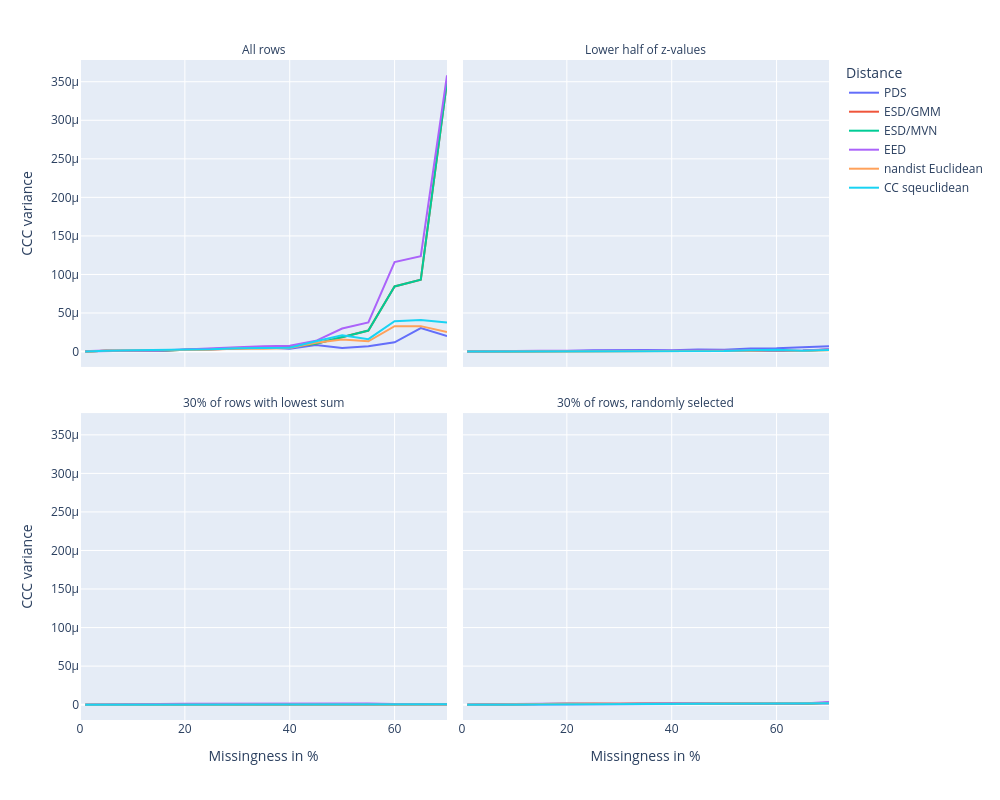

The cell this chart's notebook holds for it:
### Code cell
# CCC variance
fig = px.line(
    condensed_df,
    x="Missingness in %",
    y="CCC variance",
    color="Distance",
    facet_col="Scenario",
    facet_col_wrap=2,
    title=""
)
fig.update_layout(**LINEPLOT_SIZE)
fig.for_each_annotation(lambda a: a.update(text=SCENARIO_LABELS[a.text.split("=")[-1]]))
fig.for_each_trace(lambda a: a.update(name=DISTLABELS[a.name]))
fig.show()

### Figure 1 — Plotly figure (JSON) as saved in the notebook; plotly's stock layout.template omitted (floating-point values rounded to 4 significant figures)
{"data": [{"hovertemplate": "Distance=dixon_pds_sqeuclidean<br>Scenario=uniform_everywhere<br>Missingness in %=%{x}<br>CCC variance=%{y}<extra></extra>", "legendgroup": "dixon_pds_sqeuclidean", "line": {"color": "#636efa", "dash": "solid"}, "marker": {"symbol": "circle"}, "mode": "lines", "name": "PDS", "orientation": "v", "showlegend": true, "type": "scatter", "x": [0, 1, 2, 5, 10, 15, 20, 25, 30, 35, 40, 45, 50, 55, 60, 65, 70], "xaxis": "x3", "y": [NaN, 4.205e-08, 1.951e-07, 7.014e-07, 1.208e-06, 1.371e-06, 2.221e-06, 2.707e-06, 4.172e-06, 5.475e-06, 3.75e-06, 8.5e-06, 4.729e-06, 6.767e-06, 1.205e-05, 3.043e-05, 2.005e-05], "yaxis": "y3"}, {"hovertemplate": "Distance=dixon_pds_sqeuclidean<br>Scenario=uniform_halflowestscalars<br>Missingness in %=%{x}<br>CCC variance=%{y}<extra></extra>", "legendgroup": "dixon_pds_sqeuclidean", "line": {"color": "#636efa", "dash": "solid"}, "marker": {"symbol": "circle"}, "mode": "lines", "name": "PDS", "orientation": "v", "showlegend": false, "type": "scatter", "x": [0, 1, 2, 5, 10, 15, 20, 25, 30, 35, 40, 45, 50, 55, 60, 65, 70], "xaxis": "x4", "y": [NaN, 1.122e-08, 3.18e-08, 8.504e-08, 2.761e-07, 2.833e-07, 6.041e-07, 1.563e-06, 2.011e-06, 1.934e-06, 1.638e-06, 2.834e-06, 2.432e-06, 4.093e-06, 4.38e-06, 5.937e-06, 6.849e-06], "yaxis": "y4"}, {"hovertemplate": "Distance=dixon_pds_sqeuclidean<br>Scenario=uniform_lowestrowsumsonly<br>Missingness in %=%{x}<br>CCC variance=%{y}<extra></extra>", "legendgroup": "dixon_pds_sqeuclidean", "line": {"color": "#636efa", "dash": "solid"}, "marker": {"symbol": "circle"}, "mode": "lines", "name": "PDS", "orientation": "v", "showlegend": false, "type": "scatter", "x": [0, 1, 2, 5, 10, 15, 20, 25, 30, 35, 40, 45, 50, 55, 60, 65, 70], "xaxis": "x", "y": [NaN, 1.455e-08, 2.826e-08, 1.543e-07, 1.969e-07, 3.31e-07, 4.368e-07, 2.626e-07, 4.659e-07, 3.525e-07, 3.455e-07, 4.588e-07, 4.764e-07, 3.133e-07, 4.139e-07, 2.23e-07, 2.889e-07], "yaxis": "y"}, {"hovertemplate": "Distance=dixon_pds_sqeuclidean<br>Scenario=uniform_randomrows<br>Missingness in %=%{x}<br>CCC variance=%{y}<extra></extra>", "legendgroup": "dixon_pds_sqeuclidean", "line": {"color": "#636efa", "dash": "solid"}, "marker": {"symbol": "circle"}, "mode": "lines", "name": "PDS", "orientation": "v", "showlegend": false, "type": "scatter", "x": [0, 1, 2, 5, 10, 15, 20, 25, 30, 35, 40, 45, 50, 55, 60, 65, 70], "xaxis": "x2", "y": [NaN, 1.47e-08, 3.184e-08, 7.349e-08, 1.706e-07, 3.747e-07, 7.135e-07, 7.702e-07, 7.437e-07, 8.991e-07, 7.361e-07, 5.726e-07, 1.371e-06, 1.26e-06, 1.342e-06, 9.066e-07, 1.61e-06], "yaxis": "y2"}, {"hovertemplate": "Distance=eirola_esd_gmm<br>Scenario=uniform_everywhere<br>Missingness in %=%{x}<br>CCC variance=%{y}<extra></extra>", "legendgroup": "eirola_esd_gmm", "line": {"color": "#EF553B", "dash": "solid"}, "marker": {"symbol": "circle"}, "mode": "lines", "name": "ESD/GMM", "orientation": "v", "showlegend": true, "type": "scatter", "x": [0, 1, 2, 5, 10, 15, 20, 25, 30, 35, 40, 45, 50, 55, 60, 65, 70], "xaxis": "x3", "y": [NaN, 3.734e-08, 4.568e-07, 9.296e-07, 8.539e-07, 8.633e-07, 2.307e-06, 3.143e-06, 4.386e-06, 5.296e-06, 5.783e-06, 1.017e-05, 1.87e-05, 2.725e-05, 8.443e-05, 9.33e-05, 0.0003503], "yaxis": "y3"}, {"hovertemplate": "Distance=eirola_esd_gmm<br>Scenario=uniform_halflowestscalars<br>Missingness in %=%{x}<br>CCC variance=%{y}<extra></extra>", "legendgroup": "eirola_esd_gmm", "line": {"color": "#EF553B", "dash": "solid"}, "marker": {"symbol": "circle"}, "mode": "lines", "name": "ESD/GMM", "orientation": "v", "showlegend": false, "type": "scatter", "x": [0, 1, 2, 5, 10, 15, 20, 25, 30, 35, 40, 45, 50, 55, 60, 65, 70], "xaxis": "x4", "y": [NaN, 1.172e-08, 2.273e-08, 1.579e-07, 5.911e-07, 6.492e-07, 8.54e-07, 6.539e-07, 9.522e-07, 7.516e-07, 1.016e-06, 7.554e-07, 8.396e-07, 1.21e-06, 1.136e-06, 1.105e-06, 2.66e-06], "yaxis": "y4"}, {"hovertemplate": "Distance=eirola_esd_gmm<br>Scenario=uniform_lowestrowsumsonly<br>Missingness in %=%{x}<br>CCC variance=%{y}<extra></extra>", "legendgroup": "eirola_esd_gmm", "line": {"color": "#EF553B", "dash": "solid"}, "marker": {"symbol": "circle"}, "mode": "lines", "name": "ESD/GMM", "orientation": "v", "showlegend": false, "type": "scatter", "x": [0, 1, 2, 5, 10, 15, 20, 25, 30, 35, 40, 45, 50, 55, 60, 65, 70], "xaxis": "x", "y": [NaN, 1.397e-08, 2.811e-08, 2.25e-07, 1.569e-07, 5.519e-07, 8.663e-07, 9.21e-07, 9.341e-07, 1.054e-06, 9.118e-07, 8.929e-07, 1.214e-06, 1.108e-06, 7.918e-07, 9.546e-07, 6.077e-07], "yaxis": "y"}, {"hovertemplate": "Distance=eirola_esd_gmm<br>Scenario=uniform_randomrows<br>Missingness in %=%{x}<br>CCC variance=%{y}<extra></extra>", "legendgroup": "eirola_esd_gmm", "line": {"color": "#EF553B", "dash": "solid"}, "marker": {"symbol": "circle"}, "mode": "lines", "name": "ESD/GMM", "orientation": "v", "showlegend": false, "type": "scatter", "x": [0, 1, 2, 5, 10, 15, 20, 25, 30, 35, 40, 45, 50, 55, 60, 65, 70], "xaxis": "x2", "y": [NaN, 1.178e-08, 2.021e-08, 1.183e-07, 5.593e-07, 7.213e-07, 1.082e-06, 8.003e-07, 9.93e-07, 1.386e-06, 1.331e-06, 9.868e-07, 1.043e-06, 1.313e-06, 1.31e-06, 1.171e-06, 2.557e-06], "yaxis": "y2"}, {"hovertemplate": "Distance=eirola_esd_mvn<br>Scenario=uniform_everywhere<br>Missingness in %=%{x}<br>CCC variance=%{y}<extra></extra>", "legendgroup": "eirola_esd_mvn", "line": {"color": "#00cc96", "dash": "solid"}, "marker": {"symbol": "circle"}, "mode": "lines", "name": "ESD/MVN", "orientation": "v", "showlegend": true, "type": "scatter", "x": [0, 1, 2, 5, 10, 15, 20, 25, 30, 35, 40, 45, 50, 55, 60, 65, 70], "xaxis": "x3", "y": [NaN, 3.734e-08, 4.568e-07, 9.296e-07, 8.539e-07, 8.633e-07, 2.307e-06, 3.143e-06, 4.386e-06, 5.296e-06, 5.783e-06, 1.017e-05, 1.87e-05, 2.725e-05, 8.443e-05, 9.33e-05, 0.0003503], "yaxis": "y3"}, {"hovertemplate": "Distance=eirola_esd_mvn<br>Scenario=uniform_halflowestscalars<br>Missingness in %=%{x}<br>CCC variance=%{y}<extra></extra>", "legendgroup": "eirola_esd_mvn", "line": {"color": "#00cc96", "dash": "solid"}, "marker": {"symbol": "circle"}, "mode": "lines", "name": "ESD/MVN", "orientation": "v", "showlegend": false, "type": "scatter", "x": [0, 1, 2, 5, 10, 15, 20, 25, 30, 35, 40, 45, 50, 55, 60, 65, 70], "xaxis": "x4", "y": [NaN, 1.172e-08, 2.273e-08, 1.579e-07, 5.911e-07, 6.492e-07, 8.54e-07, 6.539e-07, 9.522e-07, 7.516e-07, 1.016e-06, 7.554e-07, 8.396e-07, 1.21e-06, 1.136e-06, 1.105e-06, 2.66e-06], "yaxis": "y4"}, {"hovertemplate": "Distance=eirola_esd_mvn<br>Scenario=uniform_lowestrowsumsonly<br>Missingness in %=%{x}<br>CCC variance=%{y}<extra></extra>", "legendgroup": "eirola_esd_mvn", "line": {"color": "#00cc96", "dash": "solid"}, "marker": {"symbol": "circle"}, "mode": "lines", "name": "ESD/MVN", "orientation": "v", "showlegend": false, "type": "scatter", "x": [0, 1, 2, 5, 10, 15, 20, 25, 30, 35, 40, 45, 50, 55, 60, 65, 70], "xaxis": "x", "y": [NaN, 1.397e-08, 2.811e-08, 2.25e-07, 1.569e-07, 5.519e-07, 8.663e-07, 9.21e-07, 9.341e-07, 1.054e-06, 9.118e-07, 8.929e-07, 1.214e-06, 1.108e-06, 7.918e-07, 9.546e-07, 6.077e-07], "yaxis": "y"}, {"hovertemplate": "Distance=eirola_esd_mvn<br>Scenario=uniform_randomrows<br>Missingness in %=%{x}<br>CCC variance=%{y}<extra></extra>", "legendgroup": "eirola_esd_mvn", "line": {"color": "#00cc96", "dash": "solid"}, "marker": {"symbol": "circle"}, "mode": "lines", "name": "ESD/MVN", "orientation": "v", "showlegend": false, "type": "scatter", "x": [0, 1, 2, 5, 10, 15, 20, 25, 30, 35, 40, 45, 50, 55, 60, 65, 70], "xaxis": "x2", "y": [NaN, 1.178e-08, 2.021e-08, 1.183e-07, 5.593e-07, 7.213e-07, 1.082e-06, 8.003e-07, 9.93e-07, 1.386e-06, 1.331e-06, 9.868e-07, 1.043e-06, 1.313e-06, 1.31e-06, 1.171e-06, 2.557e-06], "yaxis": "y2"}, {"hovertemplate": "Distance=mesquita_eed<br>Scenario=uniform_everywhere<br>Missingness in %=%{x}<br>CCC variance=%{y}<extra></extra>", "legendgroup": "mesquita_eed", "line": {"color": "#ab63fa", "dash": "solid"}, "marker": {"symbol": "circle"}, "mode": "lines", "name": "EED", "orientation": "v", "showlegend": true, "type": "scatter", "x": [0, 1, 2, 5, 10, 15, 20, 25, 30, 35, 40, 45, 50, 55, 60, 65, 70], "xaxis": "x3", "y": [NaN, 3.175e-08, 6.777e-07, 1.52e-06, 1.151e-06, 1.078e-06, 2.762e-06, 3.795e-06, 5.628e-06, 6.866e-06, 7.568e-06, 1.397e-05, 2.991e-05, 3.781e-05, 0.0001161, 0.0001238, 0.0003583], "yaxis": "y3"}, {"hovertemplate": "Distance=mesquita_eed<br>Scenario=uniform_halflowestscalars<br>Missingness in %=%{x}<br>CCC variance=%{y}<extra></extra>", "legendgroup": "mesquita_eed", "line": {"color": "#ab63fa", "dash": "solid"}, "marker": {"symbol": "circle"}, "mode": "lines", "name": "EED", "orientation": "v", "showlegend": false, "type": "scatter", "x": [0, 1, 2, 5, 10, 15, 20, 25, 30, 35, 40, 45, 50, 55, 60, 65, 70], "xaxis": "x4", "y": [NaN, 8.611e-09, 1.902e-08, 1.941e-07, 8.708e-07, 1.058e-06, 1.295e-06, 9.782e-07, 1.193e-06, 9.533e-07, 1.058e-06, 1.033e-06, 1.036e-06, 1.252e-06, 1.31e-06, 1.481e-06, 2.887e-06], "yaxis": "y4"}, {"hovertemplate": "Distance=mesquita_eed<br>Scenario=uniform_lowestrowsumsonly<br>Missingness in %=%{x}<br>CCC variance=%{y}<extra></extra>", "legendgroup": "mesquita_eed", "line": {"color": "#ab63fa", "dash": "solid"}, "marker": {"symbol": "circle"}, "mode": "lines", "name": "EED", "orientation": "v", "showlegend": false, "type": "scatter", "x": [0, 1, 2, 5, 10, 15, 20, 25, 30, 35, 40, 45, 50, 55, 60, 65, 70], "xaxis": "x", "y": [NaN, 1.119e-08, 2.008e-08, 3.423e-07, 1.856e-07, 8.279e-07, 1.239e-06, 1.403e-06, 1.272e-06, 1.465e-06, 1.389e-06, 1.227e-06, 1.718e-06, 1.472e-06, 9.696e-07, 1.187e-06, 6.742e-07], "yaxis": "y"}, {"hovertemplate": "Distance=mesquita_eed<br>Scenario=uniform_randomrows<br>Missingness in %=%{x}<br>CCC variance=%{y}<extra></extra>", "legendgroup": "mesquita_eed", "line": {"color": "#ab63fa", "dash": "solid"}, "marker": {"symbol": "circle"}, "mode": "lines", "name": "EED", "orientation": "v", "showlegend": false, "type": "scatter", "x": [0, 1, 2, 5, 10, 15, 20, 25, 30, 35, 40, 45, 50, 55, 60, 65, 70], "xaxis": "x2", "y": [NaN, 9.423e-09, 1.567e-08, 1.686e-07, 9.286e-07, 1.142e-06, 1.679e-06, 1.374e-06, 1.551e-06, 2.069e-06, 1.981e-06, 1.524e-06, 1.497e-06, 1.937e-06, 1.688e-06, 1.583e-06, 3.296e-06], "yaxis": "y2"}, {"hovertemplate": "Distance=nandist_euclidean<br>Scenario=uniform_everywhere<br>Missingness in %=%{x}<br>CCC variance=%{y}<extra></extra>", "legendgroup": "nandist_euclidean", "line": {"color": "#FFA15A", "dash": "solid"}, "marker": {"symbol": "circle"}, "mode": "lines", "name": "nandist Euclidean", "orientation": "v", "showlegend": true, "type": "scatter", "x": [0, 1, 2, 5, 10, 15, 20, 25, 30, 35, 40, 45, 50, 55, 60, 65, 70], "xaxis": "x3", "y": [NaN, 5.878e-08, 1.056e-07, 1.326e-06, 1.838e-06, 2.08e-06, 2.304e-06, 2.453e-06, 4.051e-06, 3.8e-06, 4.585e-06, 1.148e-05, 1.563e-05, 1.327e-05, 3.295e-05, 3.297e-05, 2.54e-05], "yaxis": "y3"}, {"hovertemplate": "Distance=nandist_euclidean<br>Scenario=uniform_halflowestscalars<br>Missingness in %=%{x}<br>CCC variance=%{y}<extra></extra>", "legendgroup": "nandist_euclidean", "line": {"color": "#FFA15A", "dash": "solid"}, "marker": {"symbol": "circle"}, "mode": "lines", "name": "nandist Euclidean", "orientation": "v", "showlegend": false, "type": "scatter", "x": [0, 1, 2, 5, 10, 15, 20, 25, 30, 35, 40, 45, 50, 55, 60, 65, 70], "xaxis": "x4", "y": [NaN, 1.394e-08, 2.619e-08, 2.158e-07, 4.853e-07, 3.046e-07, 5.457e-07, 6.245e-07, 3.93e-07, 8.315e-07, 8.897e-07, 6.034e-07, 7.337e-07, 1.156e-06, 1.871e-06, 7.086e-07, 1.648e-06], "yaxis": "y4"}, {"hovertemplate": "Distance=nandist_euclidean<br>Scenario=uniform_lowestrowsumsonly<br>Missingness in %=%{x}<br>CCC variance=%{y}<extra></extra>", "legendgroup": "nandist_euclidean", "line": {"color": "#FFA15A", "dash": "solid"}, "marker": {"symbol": "circle"}, "mode": "lines", "name": "nandist Euclidean", "orientation": "v", "showlegend": false, "type": "scatter", "x": [0, 1, 2, 5, 10, 15, 20, 25, 30, 35, 40, 45, 50, 55, 60, 65, 70], "xaxis": "x", "y": [NaN, 1.67e-08, 3.231e-08, 8.619e-08, 1.864e-07, 5.045e-07, 4.845e-07, 4.854e-07, 3.693e-07, 5.203e-07, 3.524e-07, 5.325e-07, 3.716e-07, 2.937e-07, 4.266e-07, 1.873e-07, 3.028e-07], "yaxis": "y"}, {"hovertemplate": "Distance=nandist_euclidean<br>Scenario=uniform_randomrows<br>Missingness in %=%{x}<br>CCC variance=%{y}<extra></extra>", "legendgroup": "nandist_euclidean", "line": {"color": "#FFA15A", "dash": "solid"}, "marker": {"symbol": "circle"}, "mode": "lines", "name": "nandist Euclidean", "orientation": "v", "showlegend": false, "type": "scatter", "x": [0, 1, 2, 5, 10, 15, 20, 25, 30, 35, 40, 45, 50, 55, 60, 65, 70], "xaxis": "x2", "y": [NaN, 1.264e-08, 2.555e-08, 1.893e-07, 2.137e-07, 5.95e-07, 1.12e-06, 1.471e-06, 1.266e-06, 1.427e-06, 1.671e-06, 1.128e-06, 1.652e-06, 1.734e-06, 1.676e-06, 1.409e-06, 1.884e-06], "yaxis": "y2"}, {"hovertemplate": "Distance=sqeuclidean<br>Scenario=uniform_everywhere<br>Missingness in %=%{x}<br>CCC variance=%{y}<extra></extra>", "legendgroup": "sqeuclidean", "line": {"color": "#19d3f3", "dash": "solid"}, "marker": {"symbol": "circle"}, "mode": "lines", "name": "CC sqeuclidean", "orientation": "v", "showlegend": true, "type": "scatter", "x": [0, 1, 2, 5, 10, 15, 20, 25, 30, 35, 40, 45, 50, 55, 60, 65, 70], "xaxis": "x3", "y": [NaN, 7.477e-08, 1.365e-07, 9.671e-07, 1.738e-06, 1.793e-06, 2.555e-06, 2.86e-06, 4.421e-06, 4.754e-06, 4.912e-06, 1.328e-05, 2.101e-05, 1.604e-05, 3.937e-05, 4.093e-05, 3.777e-05], "yaxis": "y3"}, {"hovertemplate": "Distance=sqeuclidean<br>Scenario=uniform_halflowestscalars<br>Missingness in %=%{x}<br>CCC variance=%{y}<extra></extra>", "legendgroup": "sqeuclidean", "line": {"color": "#19d3f3", "dash": "solid"}, "marker": {"symbol": "circle"}, "mode": "lines", "name": "CC sqeuclidean", "orientation": "v", "showlegend": false, "type": "scatter", "x": [0, 1, 2, 5, 10, 15, 20, 25, 30, 35, 40, 45, 50, 55, 60, 65, 70], "xaxis": "x4", "y": [NaN, 1.956e-08, 3.284e-08, 1.945e-07, 4.052e-07, 3.095e-07, 5.349e-07, 5.406e-07, 5.409e-07, 8.78e-07, 9.098e-07, 6.614e-07, 8.101e-07, 1.755e-06, 2.271e-06, 9.441e-07, 1.979e-06], "yaxis": "y4"}, {"hovertemplate": "Distance=sqeuclidean<br>Scenario=uniform_lowestrowsumsonly<br>Missingness in %=%{x}<br>CCC variance=%{y}<extra></extra>", "legendgroup": "sqeuclidean", "line": {"color": "#19d3f3", "dash": "solid"}, "marker": {"symbol": "circle"}, "mode": "lines", "name": "CC sqeuclidean", "orientation": "v", "showlegend": false, "type": "scatter", "x": [0, 1, 2, 5, 10, 15, 20, 25, 30, 35, 40, 45, 50, 55, 60, 65, 70], "xaxis": "x", "y": [NaN, 2.207e-08, 4.608e-08, 1.137e-07, 2.391e-07, 4.995e-07, 4.733e-07, 4.897e-07, 5.131e-07, 6.732e-07, 4.918e-07, 7.499e-07, 5.278e-07, 4.256e-07, 6.436e-07, 2.905e-07, 4.384e-07], "yaxis": "y"}, {"hovertemplate": "Distance=sqeuclidean<br>Scenario=uniform_randomrows<br>Missingness in %=%{x}<br>CCC variance=%{y}<extra></extra>", "legendgroup": "sqeuclidean", "line": {"color": "#19d3f3", "dash": "solid"}, "marker": {"symbol": "circle"}, "mode": "lines", "name": "CC sqeuclidean", "orientation": "v", "showlegend": false, "type": "scatter", "x": [0, 1, 2, 5, 10, 15, 20, 25, 30, 35, 40, 45, 50, 55, 60, 65, 70], "xaxis": "x2", "y": [NaN, 1.684e-08, 3.439e-08, 1.579e-07, 1.893e-07, 5.334e-07, 9.155e-07, 9.708e-07, 9.766e-07, 1.152e-06, 1.31e-06, 8.57e-07, 1.421e-06, 1.396e-06, 1.412e-06, 1.088e-06, 1.783e-06], "yaxis": "y2"}], "layout": {"annotations": [{"font": {}, "showarrow": false, "text": "30% of rows with lowest sum", "x": 0.245, "xanchor": "center", "xref": "paper", "y": 0.465, "yanchor": "bottom", "yref": "paper"}, {"font": {}, "showarrow": false, "text": "30% of rows, randomly selected", "x": 0.755, "xanchor": "center", "xref": "paper", "y": 0.465, "yanchor": "bottom", "yref": "paper"}, {"font": {}, "showarrow": false, "text": "All rows", "x": 0.245, "xanchor": "center", "xref": "paper", "y": 1.0, "yanchor": "bottom", "yref": "paper"}, {"font": {}, "showarrow": false, "text": "Lower half of z-values", "x": 0.755, "xanchor": "center", "xref": "paper", "y": 1.0, "yanchor": "bottom", "yref": "paper"}], "height": 800, "legend": {"title": {"text": "Distance"}, "tracegroupgap": 0}, "margin": {"t": 60}, "width": 1000, "xaxis": {"anchor": "y", "domain": [0, 0.49], "title": {"text": "Missingness in %"}}, "xaxis2": {"anchor": "y2", "domain": [0.51, 1], "matches": "x", "title": {"text": "Missingness in %"}}, "xaxis3": {"anchor": "y3", "domain": [0, 0.49], "matches": "x", "showticklabels": false}, "xaxis4": {"anchor": "y4", "domain": [0.51, 1], "matches": "x", "showticklabels": false}, "yaxis": {"anchor": "x", "domain": [0, 0.465], "title": {"text": "CCC variance"}}, "yaxis2": {"anchor": "x2", "domain": [0, 0.465], "matches": "y", "showticklabels": false}, "yaxis3": {"anchor": "x3", "domain": [0.535, 1.0], "matches": "y", "title": {"text": "CCC variance"}}, "yaxis4": {"anchor": "x4", "domain": [0.535, 1.0], "matches": "y", "showticklabels": false}}}
